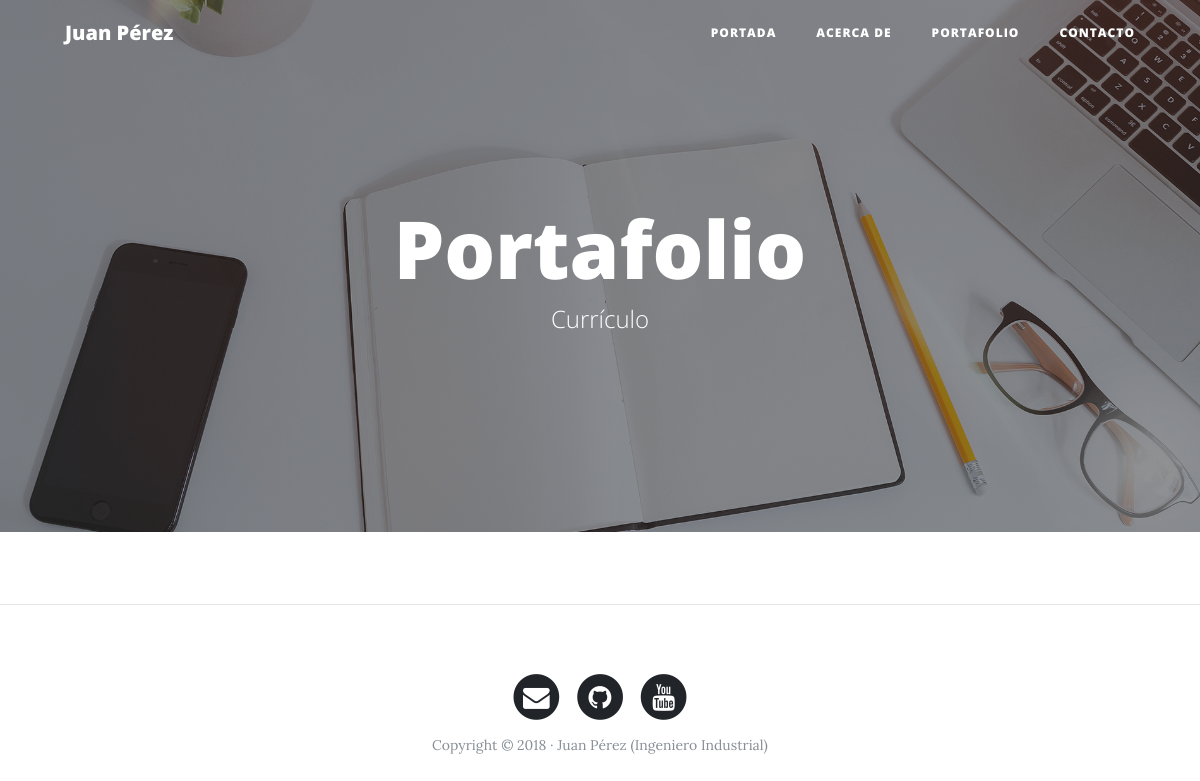
/portfolio, run on an earlier commit of the app's database.
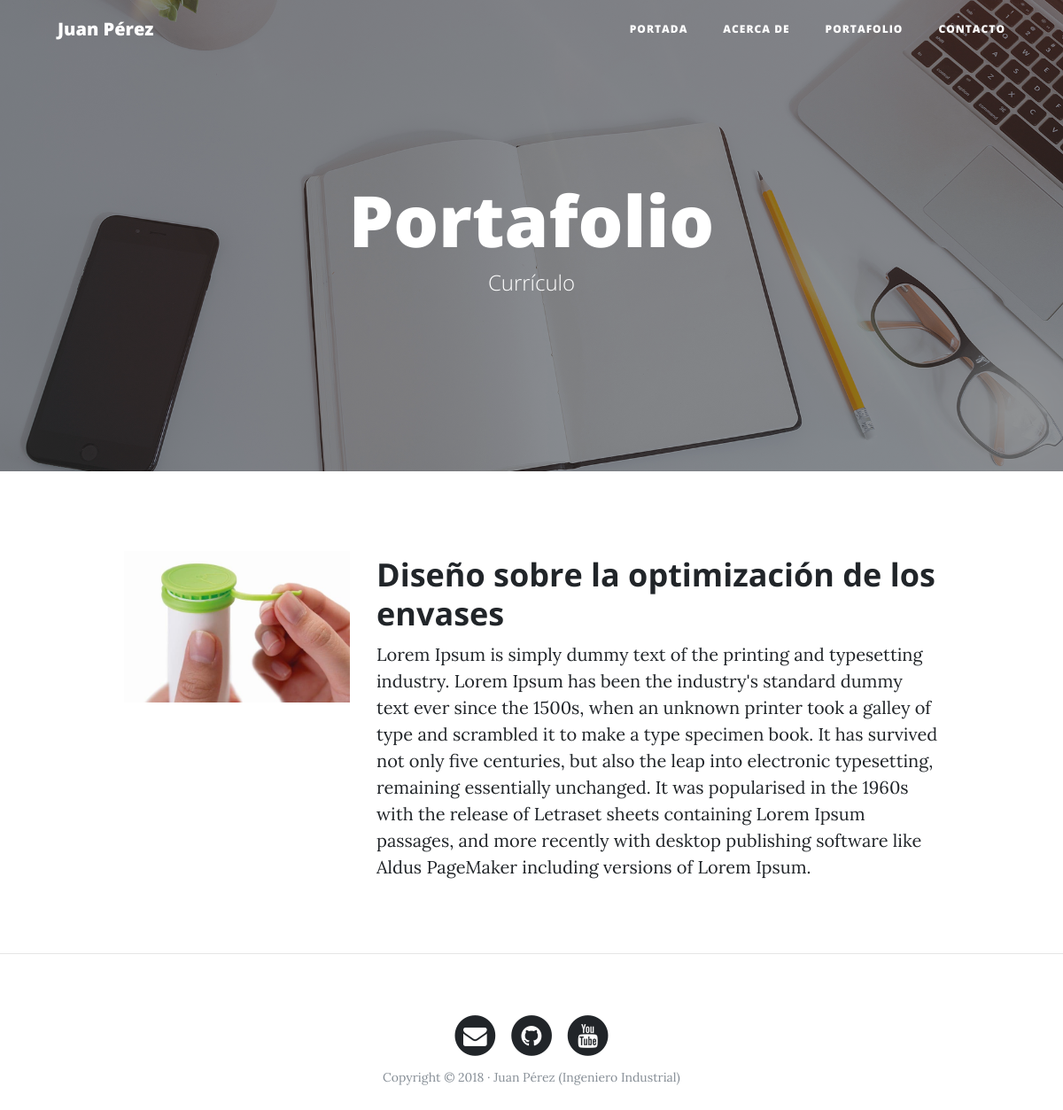
And on a later commit of the database.
### portfolio/models.py (models this page shows, shortened)
class Project(models.Model):
    title = models.CharField(max_length=200, verbose_name="Titulo")
    description = models.TextField(verbose_name="Descripción")
    image = models.ImageField(verbose_name="Imagen", upload_to="projects")
    link = models.URLField(verbose_name="Direccción Web", null=True, blank=True)
    created = models.DateTimeField(auto_now_add=True, verbose_name="Fecha de creación")
    updated = models.DateTimeField(auto_now=True, verbose_name="Fecha de edición")
    class Meta:
        verbose_name = "proyecto"
        verbose_name_plural = "proyectos"
        ordering = ["-created"]

### portfolio/views.py (the view)
# urls.py: path('portfolio', portfolio_views.portfolio, name="portfolio"),
def portfolio(request):
    projects = Project.objects.all()
    return render(request, "portfolio/portfolio.html", {'projects':projects})

### portfolio/templates/portfolio/portfolio.html (shortened to what this page needs)
{% extends 'core/base.html' %}
{% block background %}{% load static %}{% static 'core/img/portfolio-bg.jpg' %}{% endblock %}
{% block headers %}
<h1>Portafolio</h1>
<span class="subheading">Currículo</span>
{% endblock %}
{% block content %}
	{% for project in projects  %}
		<div class="row project">
			<div class="col-lg-3 col-md-4 offset-lg-1">
				<img class="img-fluid" src="{{project.image.url}}" alt="">
			</div>
			<div class="col-lg-7 col-md-8">
				<h2 class="section-heading title">{{project.title}}</h2>
			<p>{{project.description}}</p>
			</div>
		</div>
	{% endfor %}
{% endblock %}

What changed in the data, as far as the page shows it:
added Project: image (picture), title "Diseño sobre la optimización de los envases", description "Lorem Ipsum is simply dummy text of the printing and typesetting industry. Lorem Ipsum has been the industry's standard dummy text ever since the 1500s, when an unknown printer took a galley of type and scrambled it to make a type specimen book. It has survived not only five centuries, but also the leap into electronic typesetting, remaining essentially unchanged. It was popularised in the 1960s with the release of Letraset sheets containing Lorem Ipsum passages, and more recently with desktop publishing software like Aldus PageMaker including versions of Lorem Ipsum."
